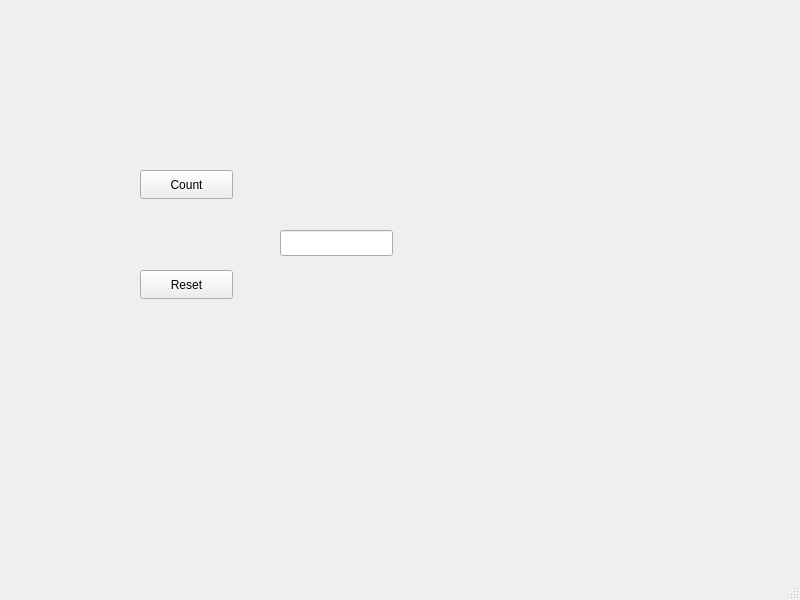
<?xml version="1.0" encoding="UTF-8"?>
<ui version="4.0">
 <class>MainWindow</class>
 <widget class="QMainWindow" name="MainWindow">
  <property name="geometry">
   <rect>
    <x>0</x>
    <y>0</y>
    <width>800</width>
    <height>600</height>
   </rect>
  </property>
  <property name="windowTitle">
   <string>MainWindow</string>
  </property>
  <widget class="QWidget" name="centralwidget">
   <widget class="QPushButton" name="Count">
    <property name="geometry">
     <rect>
      <x>140</x>
      <y>170</y>
      <width>93</width>
      <height>29</height>
     </rect>
    </property>
    <property name="text">
     <string>Count</string>
    </property>
   </widget>
   <widget class="QPushButton" name="Reset">
    <property name="geometry">
     <rect>
      <x>140</x>
      <y>270</y>
      <width>93</width>
      <height>29</height>
     </rect>
    </property>
    <property name="text">
     <string>Reset</string>
    </property>
   </widget>
   <widget class="QLineEdit" name="tekstiLaatikko">
    <property name="geometry">
     <rect>
      <x>280</x>
      <y>230</y>
      <width>113</width>
      <height>26</height>
     </rect>
    </property>
   </widget>
  </widget>
  <widget class="QMenuBar" name="menubar">
   <property name="geometry">
    <rect>
     <x>0</x>
     <y>0</y>
     <width>800</width>
     <height>26</height>
    </rect>
   </property>
  </widget>
  <widget class="QStatusBar" name="statusbar"/>
 </widget>
 <resources/>
 <connections/>
</ui>
